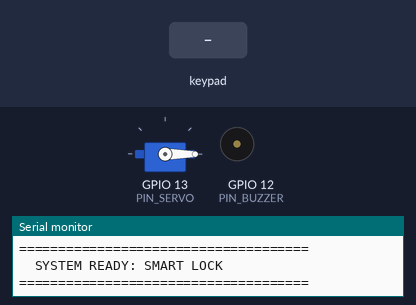
A sketch run on a simulated ESP32. On the bench: servo, buzzer (waves = sounding, pin HIGH), the last lines printed to the serial monitor. The inputs (shaded band) are chosen by the test bench. WiFi joins after 1.5 s; servers stay silent unless stated; uploads are accepted with an empty reply.

Above: at 2.7 s.
2.8 s: key '*' pressed
At 2.92 s:
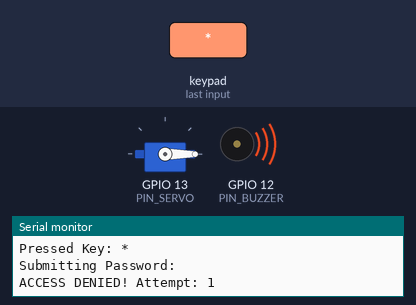
5.0 s: keypad keys 5 5 5 5 * pressed 0.4 s apart
At 8.1 s:
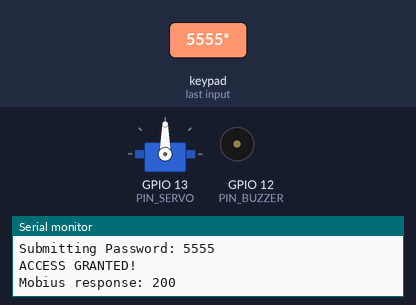
8.7 s: key 'A' pressed
At 11.5 s:
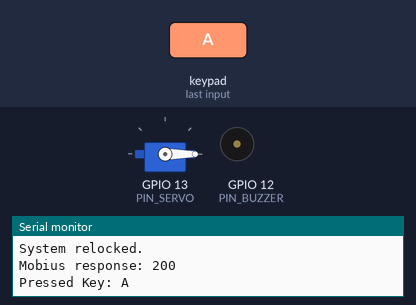
11.7 s: keypad keys 5 5 5 5 # pressed 0.4 s apart
At 12.16 s:
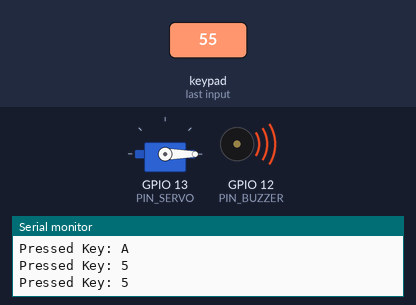
15.2 s: key 'B' pressed
At 16.4 s:
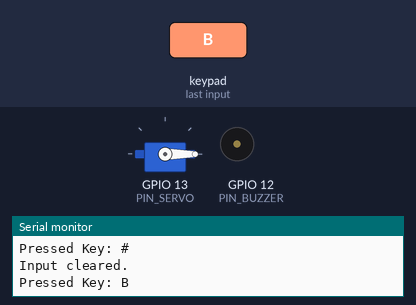
16.7 s: keypad keys 5 5 5 5 D pressed 0.4 s apart
At 16.95 s:
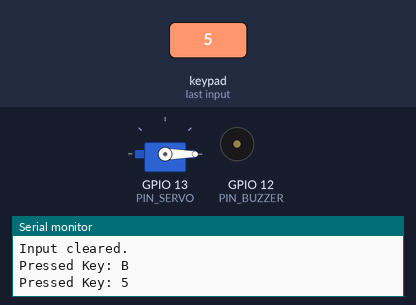
Timing chart, 0 to 19.9 s (numbered marks = the images above; inputs shaded):
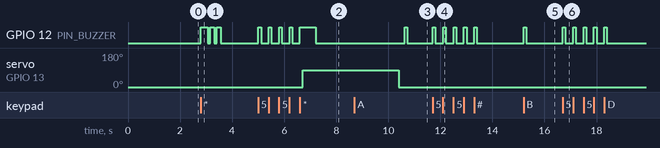

The sketch:

sketch_jun8a.ino
```cpp
#include <Keypad.h>
#include <ESP32Servo.h>
#include <WiFi.h>
#include <HTTPClient.h>

// WiFi
const char* ssid = "lily";
const char* password = "Sramli18@";

// Mobius
const char* mobiusIP = "172.20.10.6";
const int mobiusPort = 7579;

// Password
const String CORRECT_PASSWORD = "5555";
String passwordInput = "";
int failCount = 0;

// Pins
const int PIN_BUZZER = 12;
const int PIN_SERVO  = 13;
Servo myservo;

// Keypad
const byte ROWS = 4;
const byte COLS = 4;
char hexaKeys[ROWS][COLS] = {
  {'1','2','3','A'},
  {'4','5','6','B'},
  {'7','8','9','C'},
  {'*','0','#','D'}
};
byte rowPins[ROWS] = {4, 22, 21, 19};
byte colPins[COLS] = {18, 5, 14, 27};
Keypad customKeypad = Keypad(makeKeymap(hexaKeys), rowPins, colPins, ROWS, COLS);

void sendToMobius(String status) {
  if (WiFi.status() != WL_CONNECTED) {
    Serial.println("WiFi not connected!");
    return;
  }
  HTTPClient http;
  String url = "http://" + String(mobiusIP) + ":" + String(mobiusPort) + "/Mobius/SmartLock";
  http.begin(url);
  http.addHeader("Content-Type", "application/json;ty=4");
  http.addHeader("X-M2M-Origin", "SmartLockAE");
  http.addHeader("X-M2M-RI", "req001");
  http.addHeader("X-M2M-RVI", "2a");
  String payload = "{\"m2m:cin\":{\"con\":\"" + status + "\"}}";
  int code = http.POST(payload);
  Serial.println("Mobius response: " + String(code));
  http.end();
}

void lockout() {
  Serial.println("LOCKOUT! Too many failed attempts.");
  Serial.println("System locked for 30 seconds...");
  sendToMobius("LOCKOUT");

  // Buzzer panjang tanda lockout
  digitalWrite(PIN_BUZZER, HIGH);
  delay(1000);
  digitalWrite(PIN_BUZZER, LOW);

  // Countdown display + flush keypad
  for (int i = 30; i > 0; i--) {
    Serial.println("Lockout: " + String(i) + "s remaining...");
    unsigned long start = millis();
    while (millis() - start < 1000) {
      customKeypad.getKey(); // flush semua keypress
    }
  }

  Serial.println("System unlocked. Try again.");
  failCount = 0;
}

void setup() {
  Serial.begin(115200);
  pinMode(PIN_BUZZER, OUTPUT);
  myservo.attach(PIN_SERVO);
  myservo.write(0);

  Serial.print("Connecting to WiFi");
  WiFi.begin(ssid, password);
  while (WiFi.status() != WL_CONNECTED) {
    delay(500);
    Serial.print(".");
  }
  Serial.println("\nWiFi connected!");
  Serial.println("IP: " + WiFi.localIP().toString());

  Serial.println("=====================================");
  Serial.println("  SYSTEM READY: SMART LOCK");
  Serial.println("=====================================");
}

void loop() {
  char customKey = customKeypad.getKey();

  if (customKey) {
    Serial.print("Pressed Key: ");
    Serial.println(customKey);

    digitalWrite(PIN_BUZZER, HIGH);
    delay(100);
    digitalWrite(PIN_BUZZER, LOW);

    if (customKey == '#') {
      passwordInput = "";
      Serial.println("Input cleared.");

    } else if (customKey == '*') {
      Serial.print("Submitting Password: ");
      Serial.println(passwordInput);

      if (passwordInput == CORRECT_PASSWORD) {
        Serial.println("ACCESS GRANTED!");
        failCount = 0;
        myservo.write(90);
        digitalWrite(PIN_BUZZER, HIGH);
        delay(500);
        digitalWrite(PIN_BUZZER, LOW);
        sendToMobius("UNLOCKED");
        delay(3000);
        myservo.write(0);
        Serial.println("System relocked.");
        sendToMobius("LOCKED");

      } else {
        failCount++;
        Serial.println("ACCESS DENIED! Attempt: " + String(failCount));
        for (int i = 0; i < 3; i++) {
          digitalWrite(PIN_BUZZER, HIGH);
          delay(150);
          digitalWrite(PIN_BUZZER, LOW);
          delay(100);
        }
        sendToMobius("DENIED");

        if (failCount >= 3) {
          lockout();
        }
      }
      passwordInput = "";

    } else {
      passwordInput += customKey;
    }
  }
}
```

Measured:
- after the input at 2.8 s, GPIO 12 (PIN_BUZZER): LOW → HIGH at once, then repeats every 0.25 s: LOW 0.10 s, HIGH 0.15 s, until it stays LOW from 3.6 s
- after the input at 5.0 s, GPIO 12 (PIN_BUZZER): goes 4 × (HIGH 0.10 s, LOW 0.30 s), HIGH 0.60 s, then LOW, starting at once; servo on GPIO 13 (PIN_SERVO): 0° → 90° after 1.7 s
- after the input at 8.7 s, GPIO 12 (PIN_BUZZER): LOW → HIGH after 1.9 s, → LOW 0.10 s later
- after the input at 11.7 s, GPIO 12 (PIN_BUZZER): alternates HIGH for 0.10 s and LOW for 0.30 s, 10 changes in all, then stays LOW, starting at once
- after the input at 15.2 s, GPIO 12 (PIN_BUZZER): LOW → HIGH at once, → LOW 0.10 s later
- after the input at 16.7 s, GPIO 12 (PIN_BUZZER): alternates HIGH for 0.10 s and LOW for 0.30 s, 10 changes in all, then stays LOW, starting at once
